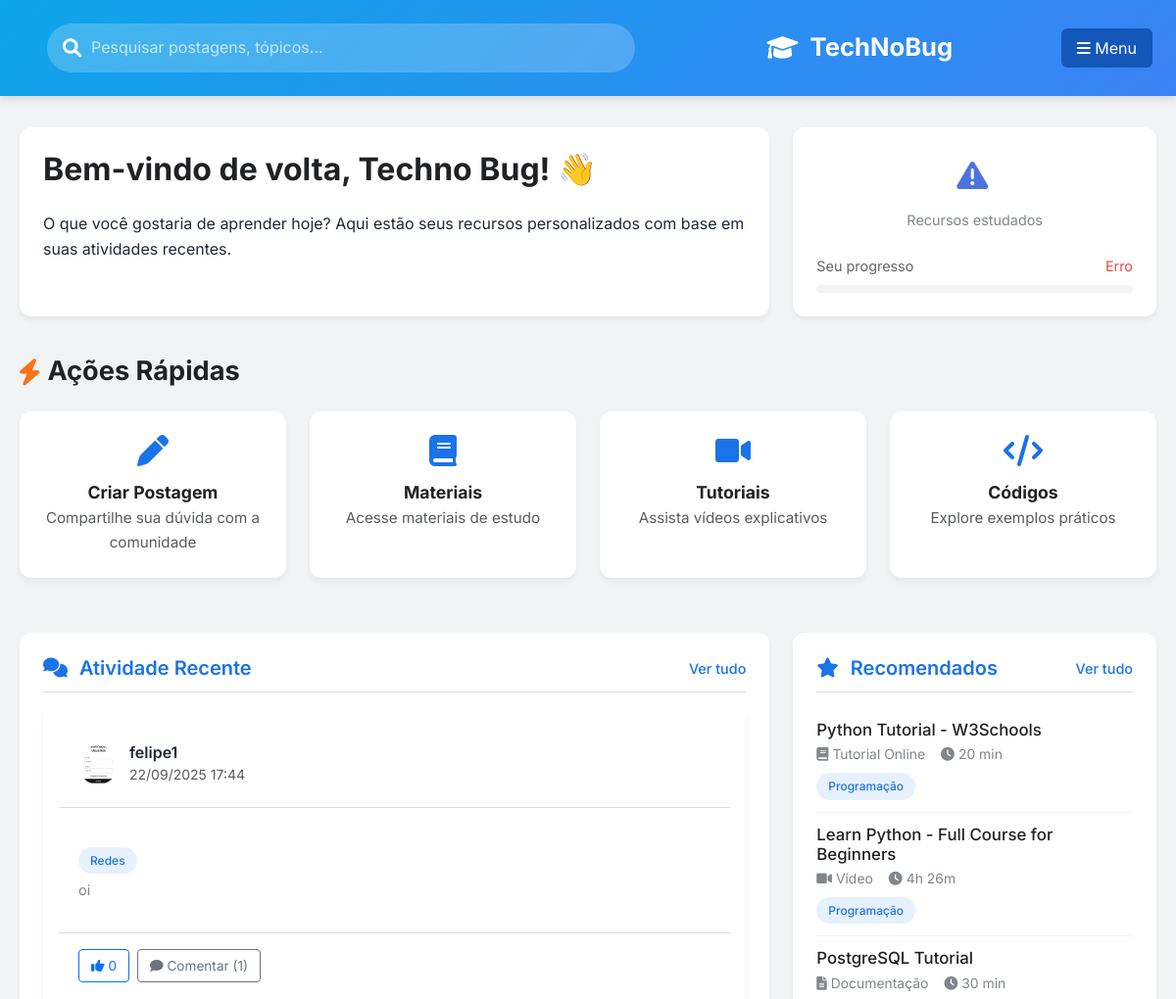
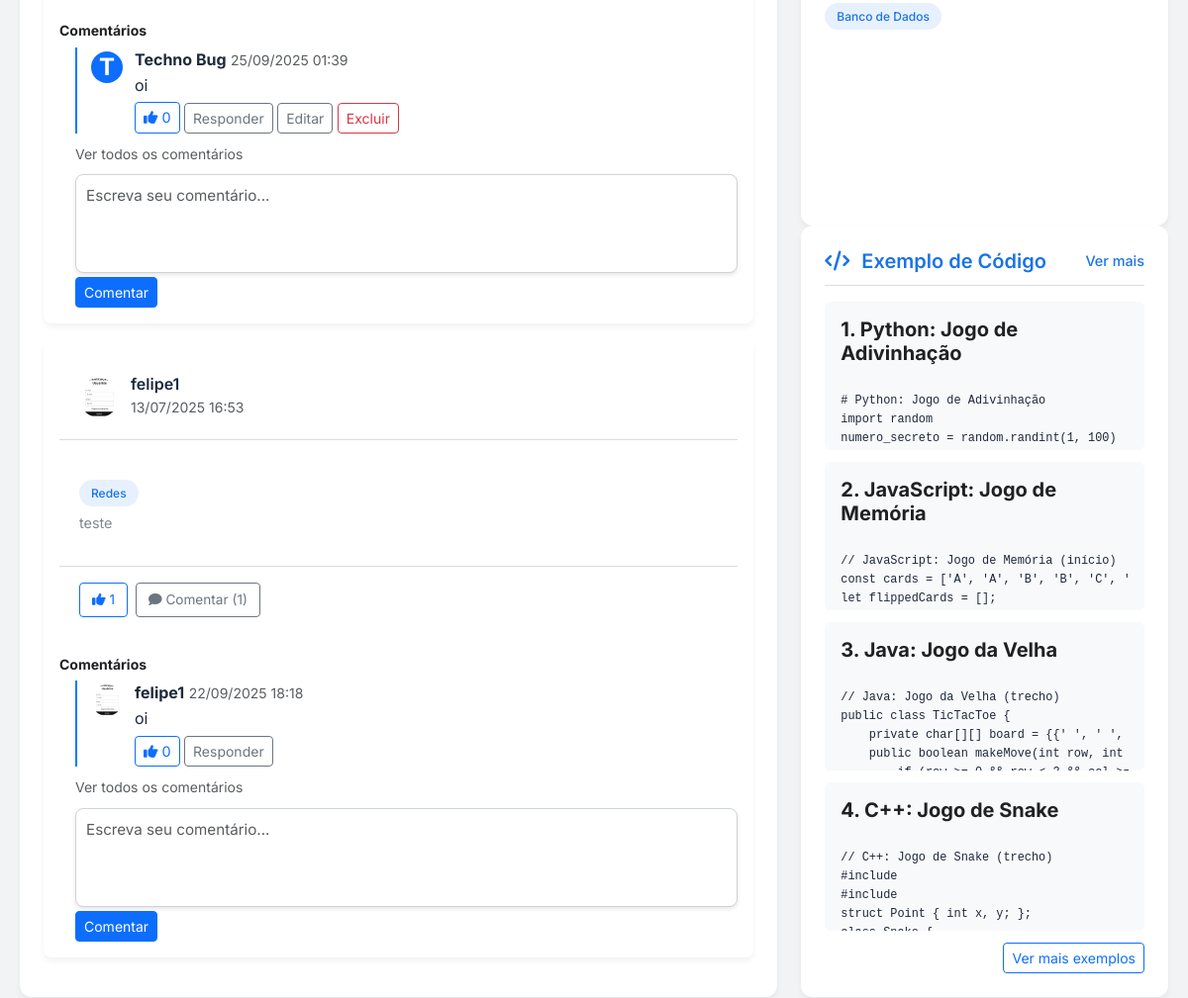
Page /telainicial (signed in, upper part) on the earlier database version (2 pictures, top to bottom).
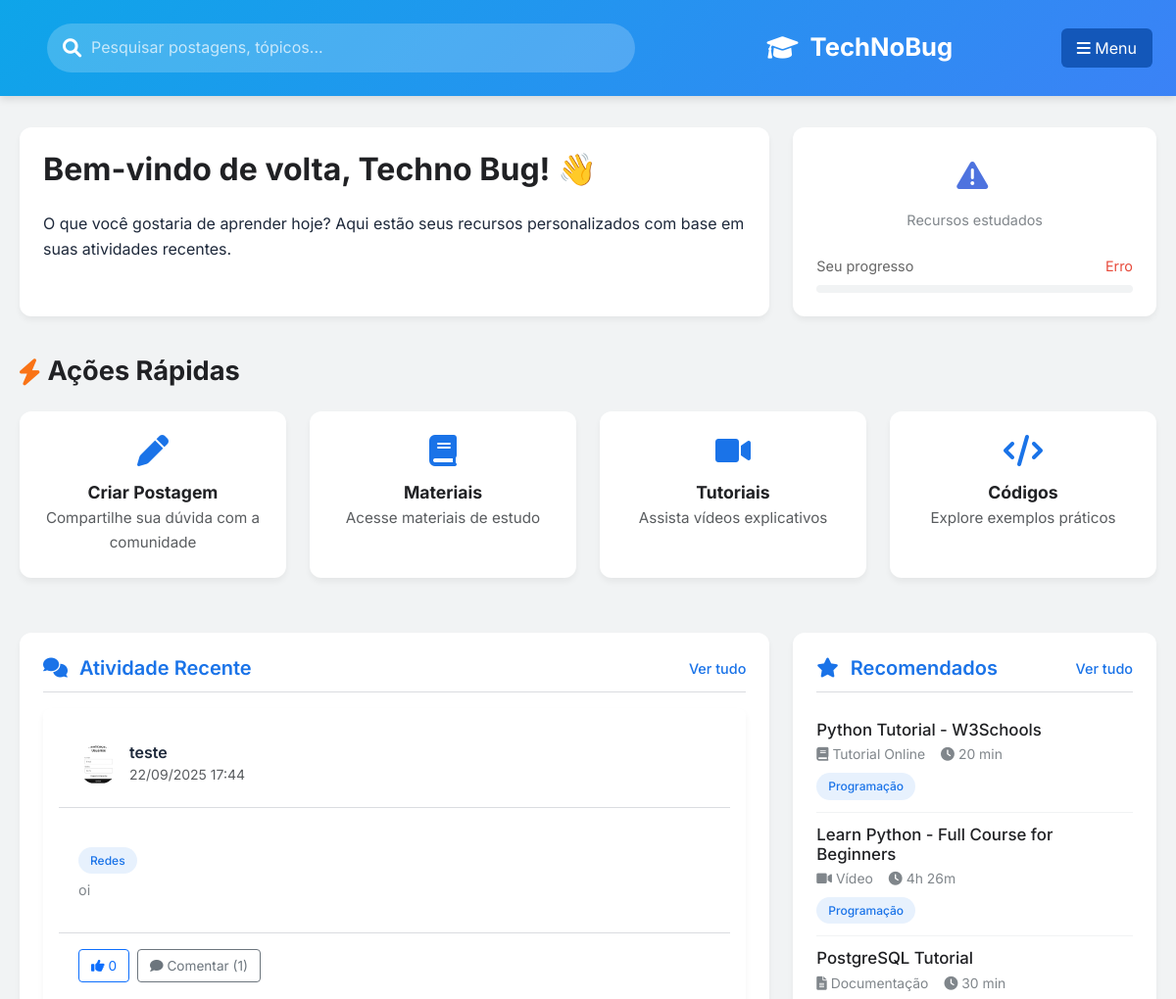
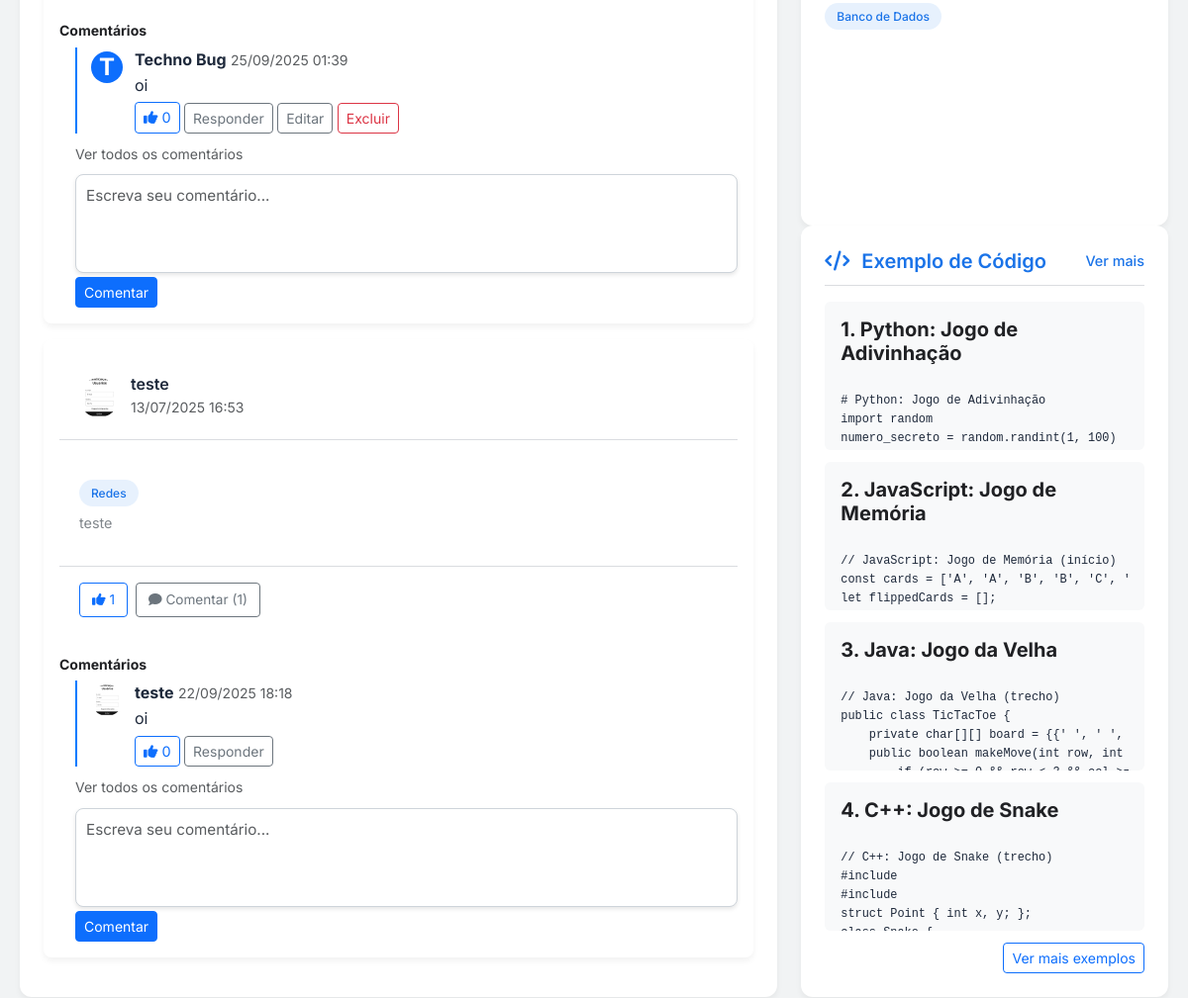
Same page on the later database version (2 pictures, top to bottom).
### backend/models.py (models this page shows)
class Post(db.Model):
    __tablename__ = 'posts'
    id = db.Column(db.Integer, primary_key=True)
    content = db.Column(db.Text, nullable=False)
    user_id = db.Column(db.Integer, db.ForeignKey('users.id'), nullable=False)
    category = db.Column(db.String(50), nullable=False)
    created_at = db.Column(db.DateTime, default=lambda: datetime.now(pytz.UTC))
    comments = db.relationship('Comment', backref='post', lazy=True)
    likes = db.relationship('Like', backref='post', lazy=True)

class User(db.Model):
    __tablename__ = 'users'
    id = db.Column(db.Integer, primary_key=True)
    username = db.Column(db.String(80), unique=True, nullable=False)
    email = db.Column(db.String(120), unique=True, nullable=False)
    password = db.Column(db.String(256))
    profile_pic = db.Column(db.String(120), default='default.png')
    is_admin = db.Column(db.Boolean, default=False)
    is_moderator = db.Column(db.Boolean, default=False)
    created_at = db.Column(db.DateTime, default=lambda: datetime.now(pytz.UTC))
    visited_pages = db.Column(db.Text, default='')
    last_activity = db.Column(db.DateTime, default=lambda: datetime.now(pytz.UTC))
    posts = db.relationship('Post', backref='author', lazy=True)
    comments = db.relationship('Comment', backref='author', lazy=True)
    likes = db.relationship('Like', backref='user', lazy=True)

class Comment(db.Model):
    __tablename__ = 'comments'
    id = db.Column(db.Integer, primary_key=True)
    content = db.Column(db.Text, nullable=False)
    user_id = db.Column(db.Integer, db.ForeignKey('users.id'), nullable=False)
    post_id = db.Column(db.Integer, db.ForeignKey('posts.id'), nullable=False)
    parent_id = db.Column(db.Integer, db.ForeignKey('comments.id'), nullable=True)
    created_at = db.Column(db.DateTime, default=lambda: datetime.now(pytz.UTC))
    replies = db.relationship('Comment', backref=db.backref('parent', remote_side=[id]), lazy=True)
    likes = db.relationship('Like', backref='comment', lazy=True)

### app.py (the view)
@app.route('/telainicial')
@track_page_visit('telainicial')
def telainicial():
    user_id = session.get('user_id')
    if not user_id:
        flash('Por favor, faça login para acessar esta página.', 'error')
        return redirect(url_for('registroelogin'))
    user = db.session.get(User, user_id)
    if not user:
        session.clear()
        flash('Sua sessão expirou ou o usuário não existe mais.', 'error')
        return redirect(url_for('registroelogin'))
    posts = Post.query.options(
        db.joinedload(Post.author),
        db.joinedload(Post.likes),
        db.joinedload(Post.comments).joinedload(Comment.author),
        db.joinedload(Post.comments).joinedload(Comment.replies).joinedload(Comment.author)
    ).order_by(Post.created_at.desc()).limit(10).all()
    return render_template('telainicial.html', user=user, posts=posts)

### app.py (called while the page is built)
@app.template_filter('format_brt')
def format_brt(datetime_obj, format_str='%d/%m/%Y %H:%M'):
    if datetime_obj:
        brt = pytz.timezone('America/Sao_Paulo')
        brt_datetime = datetime_obj.replace(tzinfo=pytz.UTC).astimezone(brt)
        return brt_datetime.strftime(format_str)
    return ''

def track_page_visit(page_name):
    def decorator(f):
        @wraps(f)
        def decorated_function(*args, **kwargs):
            result = f(*args, **kwargs)
            if 'user_id' in session:
                ProgressTracker.track_page_visit(session['user_id'], page_name)
            return result
        return decorated_function
    return decorator

### templates/telainicial.html (shortened to what the changed rows need)
<!DOCTYPE html>
<html lang="pt-BR">
<head>
    <link rel="stylesheet" href="https://cdnjs.cloudflare.com/ajax/libs/font-awesome/6.4.0/css/all.min.css">
    <link href="https://cdn.jsdelivr.net/npm/bootstrap@5.3.0/dist/css/bootstrap.min.css" rel="stylesheet">
    <link rel="stylesheet" href="{{ url_for('static', filename='css/telainicial.css') }}">
    <link rel="stylesheet" href="{{ url_for('static', filename='css/dashboard.css') }}">
    <link rel="stylesheet" href="{{ url_for('static', filename='css/footer.css') }}">
</head>
<body>
    <div class="container">
        <main class="main-content">
            <section class="dashboard-section">
                <div class="row">
                    <div class="col-md-8">
                        <div class="dashboard-card">
                            <h2 class="mb-4">Bem-vindo de volta, {{ user.username }}! 👋</h2>
                        </div>
                    </div>
                </div>
            </section>
            <section class="dashboard-section">
                <div class="row">
                    <div class="col-lg-8">
                        <div class="dashboard-card">
                            <div class="post-list">
                                {% if posts %}
                                    {% for post in posts %}
                                        <div class="post-card" data-post-id="{{ post.id }}" data-category="{{ post.category }}">
                                            <div class="post-header">
                                                <div class="user-info">
                                                    <div class="profile-pic-preview">
                                                        {% if post.author.profile_pic and post.author.profile_pic != 'default.png' %}
                                                            <img class="profile-pic-img rounded-circle" src="{{ url_for('static', filename='Uploads/' + post.author.profile_pic) }}" alt="Foto de perfil" style="width:40px;height:40px;object-fit:cover;" />
                                                        {% else %}
                                                            <div class="profile-pic-avatar bg-primary text-white rounded-circle d-flex justify-content-center align-items-center" style="width:40px;height:40px;">
                                                                {{ post.author.username[0]|upper }}
                                                            </div>
                                                        {% endif %}
                                                    </div>
                                                    <div>
                                                        <h5 class="username">{{ post.author.username }}</h5>
                                                        <small class="text-muted">{{ post.created_at|format_brt }}</small>
                                                    </div>
                                                </div>
                                            </div>
                                            <div class="post-content">
                                                <div class="post-category-tag">{{ post.category }}</div>
                                                <p>{{ post.content }}</p>
                                            </div>
                                            <div class="post-footer">
                                                <button class="btn btn-sm btn-outline-primary like-btn" data-post-id="{{ post.id }}">
                                                    <i class="fas fa-thumbs-up"></i> <span class="like-count">{{ post.likes|length }}</span>
                                                </button>
                                                <a href="{{ url_for('post_comments', post_id=post.id) }}" class="btn btn-sm btn-outline-secondary comment-btn">
                                                    <i class="fas fa-comment"></i> Comentar ({{ post.comments|length }})
                                                </a>
                                            </div>
                                            <div class="comments-section mt-3">
                                                <h6>Comentários</h6>
                                                {% if post.comments %}
                                                    {% for comment in post.comments %}
                                                        <div class="comment-card ms-3 mb-2" data-comment-id="{{ comment.id }}">
                                                            <div class="d-flex">
                                                                <div class="profile-pic-preview me-2">
                                                                    {% if comment.author.profile_pic and comment.author.profile_pic != 'default.png' %}
                                                                        <img class="profile-pic-img rounded-circle" src="{{ url_for('static', filename='Uploads/' + comment.author.profile_pic) }}" alt="Foto de perfil" style="width:32px;height:32px;object-fit:cover;" />
                                                                    {% else %}
                                                                        <div class="profile-pic-avatar bg-primary text-white rounded-circle d-flex justify-content-center align-items-center" style="width:32px;height:32px;">
                                                                            {{ comment.author.username[0]|upper }}
                                                                        </div>
                                                                    {% endif %}
                                                                </div>
                                                                <div class="flex-grow-1">
                                                                    <strong>{{ comment.author.username }}</strong>
                                                                    <small class="text-muted">{{ comment.created_at|format_brt }}</small>
                                                                    <p class="mb-1">{{ comment.content }}</p>
                                                                    <div class="comment-actions">
                                                                        <button class="btn btn-sm btn-outline-primary like-btn-comment" data-comment-id="{{ comment.id }}">
                                                                            <i class="fas fa-thumbs-up"></i> <span class="like-count">{{ comment.likes|length }}</span>
                                                                        </button>
                                                                        <button class="btn btn-sm btn-outline-secondary reply-btn" data-comment-id="{{ comment.id }}">Responder</button>
                                                                        {% if comment.user_id == user.id %}
                                                                            <button class="btn btn-sm btn-outline-secondary edit-comment-btn" data-comment-id="{{ comment.id }}">Editar</button>
                                                                            <button class="btn btn-sm btn-outline-danger delete-comment-btn" data-comment-id="{{ comment.id }}">Excluir</button>
                                                                        {% endif %}
                                                                    </div>
                                                                </div>
                                                            </div>
                                                        </div>
                                                    {% endfor %}
                                                    <a href="{{ url_for('post_comments', post_id=post.id) }}" class="small text-muted ms-3">Ver todos os comentários</a>
                                                {% else %}
                                                    <p class="text-muted small ms-3">Nenhum comentário ainda.</p>
                                                {% endif %}
                                                <form class="comment-form ms-3 mt-2" data-post-id="{{ post.id }}">
                                                    <textarea class="form-control" name="comment_content" placeholder="Escreva seu comentário..." required></textarea>
                                                    <button type="submit" class="btn btn-sm btn-primary mt-1">Comentar</button>
                                                </form>
                                            </div>
                                        </div>
                                    {% endfor %}
                                {% endif %}
                            </div>
                        </div>
                    </div>
                </div>
            </section>
        </main>
    </div>
    {% include 'footer.html' %}
</body>
</html>

Differences in the rows shown:
changed through a linked row, Post "oi": author.username "felipe1" → "teste"
changed through a linked row, Post (number 2 of 2 on the later page): author.username "felipe1" → "teste"
changed through a linked row, Comment: author.username "felipe1" → "teste"
